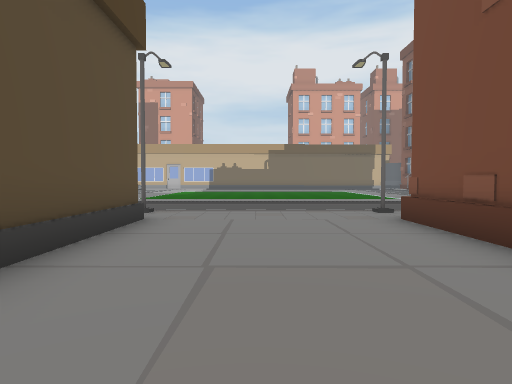
[1] (above)

18 first-person views from a walk through a Unity game level. The camera is 1.2 m above the floor, tilts 2° down and sees 75° across. The floor is counted in squares, 1.89 m on a side. Each view is taken from the middle of a square. On the plan, view 1 faces up. The plan holds only what a view shows up to about 10 squares ahead; the rest is blank. The place goes on beyond the plan. The player character is not drawn.

[2]
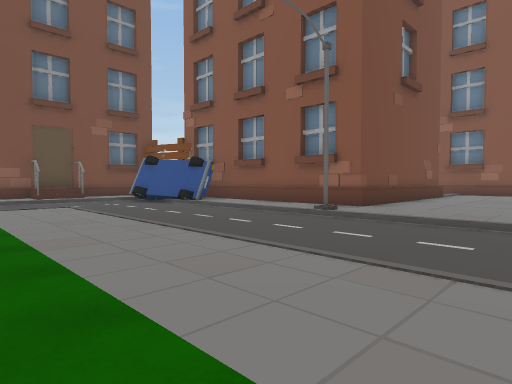

[3]
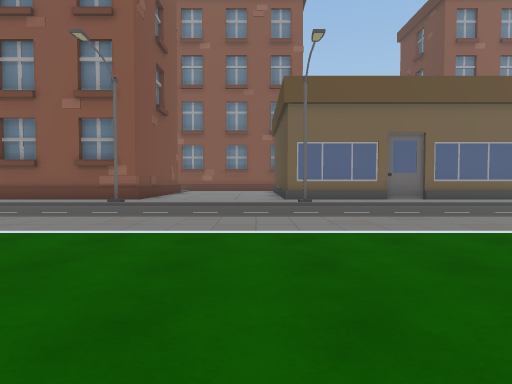

[4]
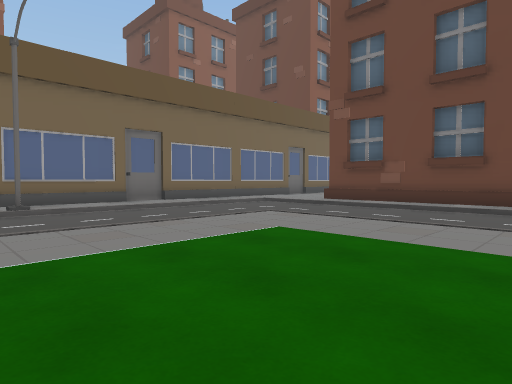

[5]
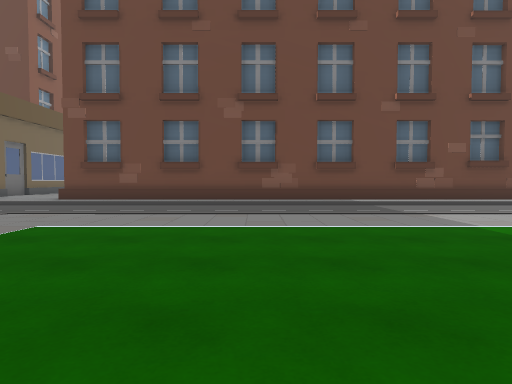

[6]
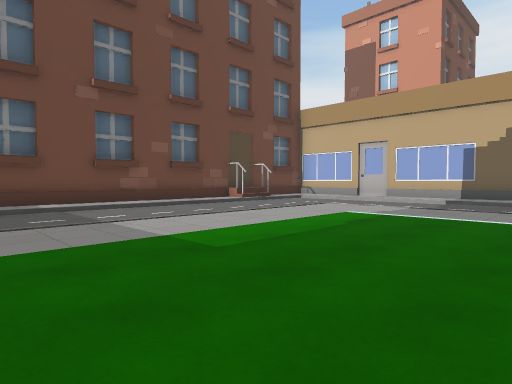

[7]
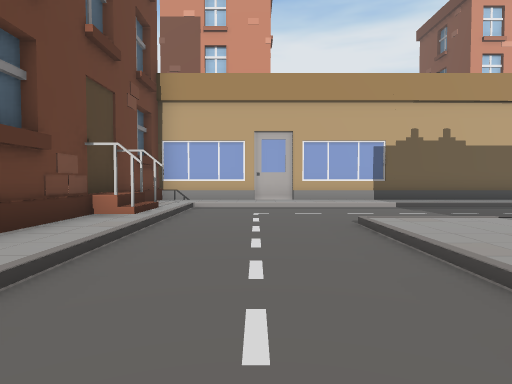

[8]
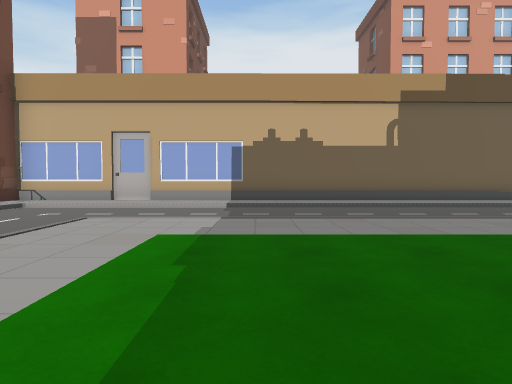

[9]
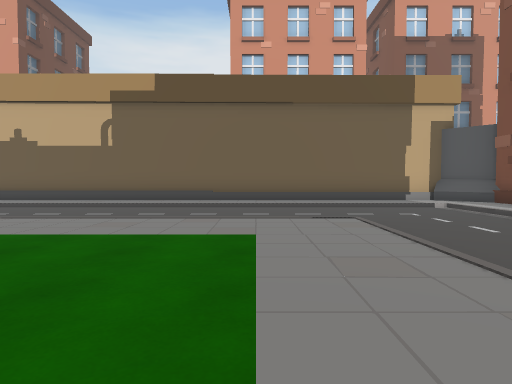

[10]
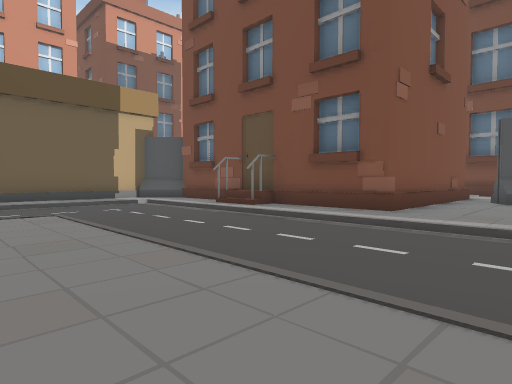

[11]
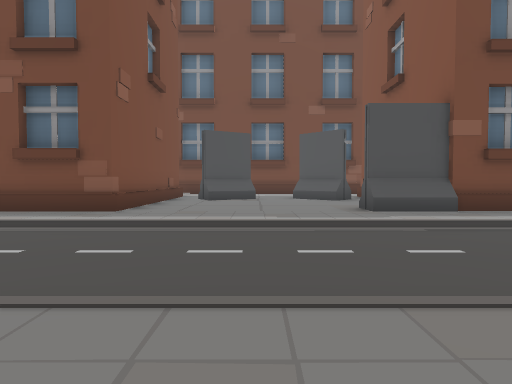

[12]
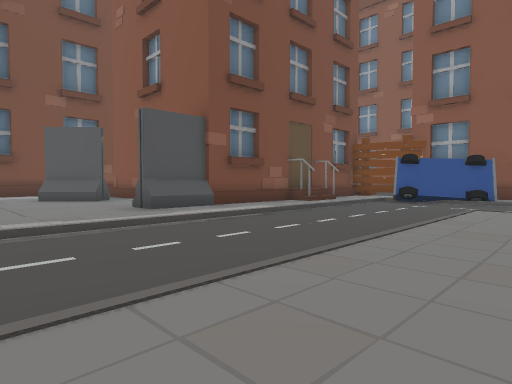

[13]
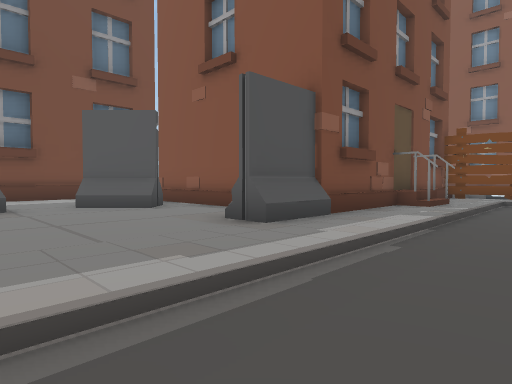

[14]
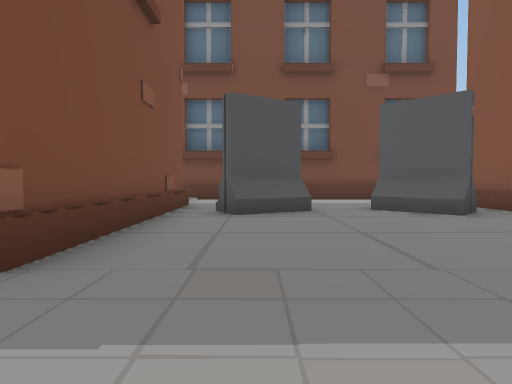

[15]
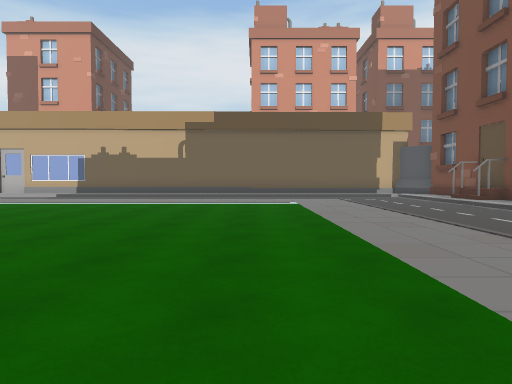

[16]
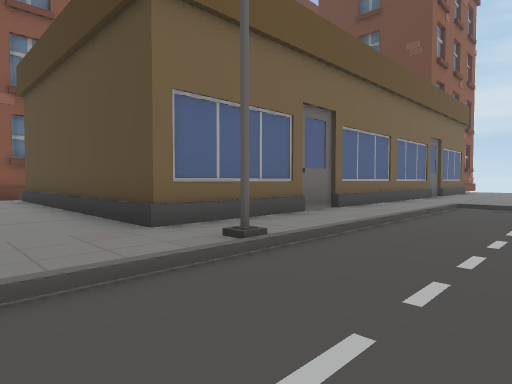

[17]
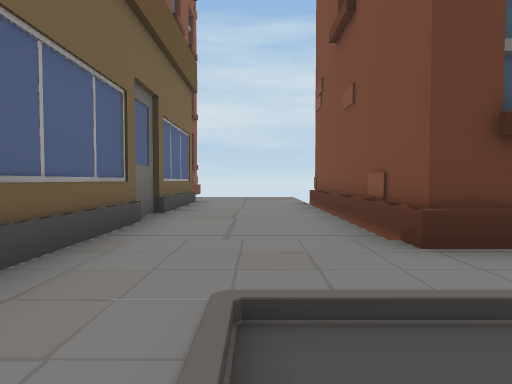

[18]
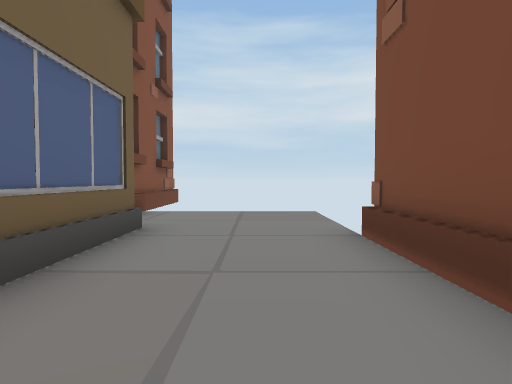

### Floor plan
Key: @ floor where view 1 was taken; # wall or solid block; . main floor; : floor 0.25 m higher than the main floor; / step, stairs or slope; v drop or lower ground; H house; C car; B barrier.
Columns run from 20 left of view 1 to 19 right of it. Each row starts with its distance up from view 1.
 27           HHHHHHHHHHHHHHHHHHHHB
 26           H:::::::::::::::::::/B
 25           H://////////////////:#
 24           HH..................:#
 23           H/..................:#
 22           HH...////////////...:H
 21           H:...::::::::::::...H#
 20           H:...:/......../:...:##
 19           H:...:/......../:...:H#####vv#
 18           #:...:/......../:...:::::::::#
 17           H:...:/......../:...:::::B   #
 16           H:...:/... ..../:...:::::B:: #
 15           H:.. :/... ..../:...:::::::::#
 14           H:.. :/......../:...:B:::B ::#
 13           H:...:/......../:...:B :::   #
 12           H:...:/........ :...:H ####
 11           H:...::::::::::::...:H
 10           H:...////////////...:#
  9      HHHHHH:................../
  8    :::::::::..................:#
  7    ::::::::://////#////#///CCC:H
  6    ::::::::::::::::::::::::CCC:#
  5 HHH::######HHHHHHHH::::#####  #
  4 H H               H::::#
  3                   H::::#
  2                   H::::#
  1                   H::::
  0                   H:@
 -1                   H:
 -2                  HH

Where each view was taken, in squares from view 1:
view 1: 0 up, 0 right, facing up
view 2: 12 up, 1 left, facing down-right
view 3: 15 up, 1 left, facing down
view 4: 14 up, 1 left, facing down-left
view 5: 14 up, 0 right, facing left
view 6: 15 up, 1 left, facing up-left
view 7: 17 up, 7 left, facing up
view 8: 17 up, 3 left, facing up
view 9: 17 up, 5 right, facing up
view 10: 16 up, 5 right, facing up-right
view 11: 16 up, 5 right, facing right
view 12: 17 up, 5 right, facing down-right
view 13: 17 up, 8 right, facing down-right
view 14: 17 up, 9 right, facing right
view 15: 12 up, 4 right, facing up
view 16: 9 up, 0 right, facing down-left
view 17: 7 up, 7 left, facing left
view 18: 7 up, 11 left, facing left
